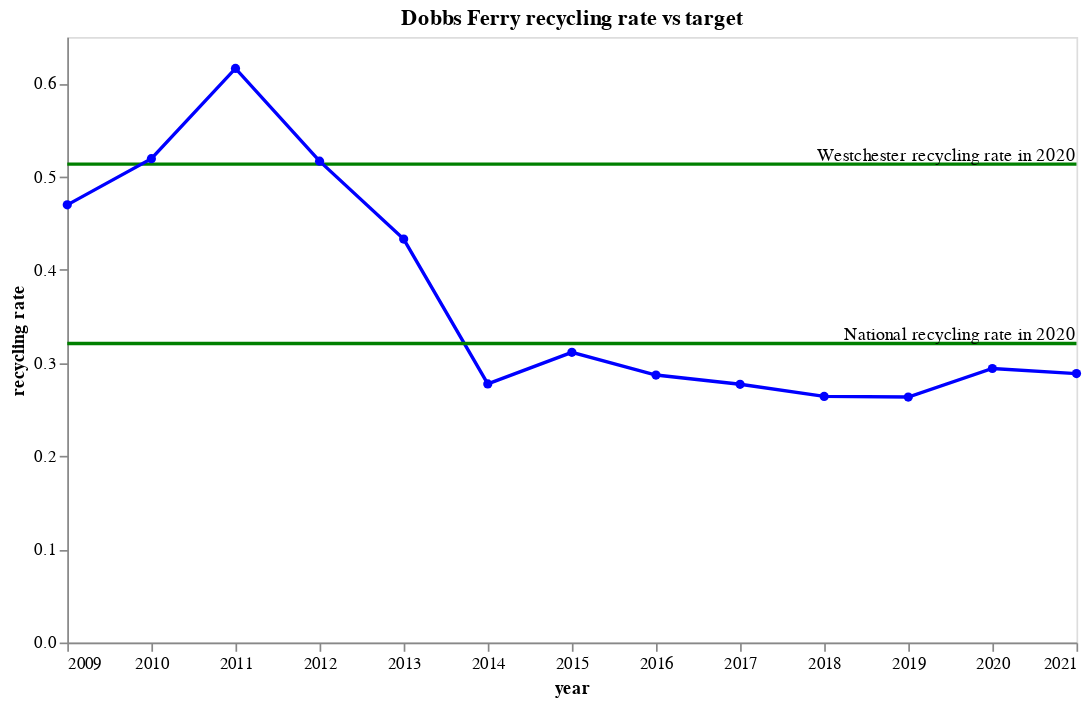

Write notebook code for a chart like this one.
### Markdown cell above
## Rate vs average

> In 2020, the County continued to demonstrate that it’s a regional leader in the field of environmental management by posting a recycling rate of 51.36%, far outpacing the EPA national average of 32.1%.

### Code cell
rate_line = alt.Chart(DF_data).mark_line(color='blue', point=alt.OverlayMarkDef(color="blue")).encode(alt.X('year:Q', scale=alt.Scale(domain=DOMAIN), axis=alt.Axis(format=".0f")), y=RECYCLING_RATE)
goal_line = plot_horizontal_with_label(0.5136, DOMAIN, "Westchester recycling rate in 2020")
goal_line2 = plot_horizontal_with_label(0.321, DOMAIN, "National recycling rate in 2020")
(goal_line + rate_line + goal_line2).properties(
    title="Dobbs Ferry recycling rate vs target",
    width=600,
    height=360,
)

### Figure 1 — Vega-Lite specification as saved in the notebook (floating-point values rounded to 4 significant figures)
{"config": {"view": {"continuousWidth": 400, "continuousHeight": 300}}, "layer": [{"data": {"name": "empty"}, "mark": {"type": "rule", "color": "green", "size": 2}, "encoding": {"y": {"datum": 0.5136}}}, {"data": {"name": "empty"}, "mark": {"type": "text", "align": "right", "baseline": "bottom"}, "encoding": {"text": {"datum": "Westchester recycling rate in 2020"}, "x": {"datum": 2021, "scale": {"domain": [2009, 2021]}}, "y": {"datum": 0.5136}}}, {"data": {"name": "data-fbdead5a56c314d574fca96ac59d9cbf"}, "mark": {"type": "line", "color": "blue", "point": {"color": "blue"}}, "encoding": {"x": {"axis": {"format": ".0f"}, "field": "year", "scale": {"domain": [2009, 2021]}, "type": "quantitative"}, "y": {"field": "recycling rate", "type": "quantitative"}}}, {"layer": [{"data": {"name": "empty"}, "mark": {"type": "rule", "color": "green", "size": 2}, "encoding": {"y": {"datum": 0.321}}}, {"data": {"name": "empty"}, "mark": {"type": "text", "align": "right", "baseline": "bottom"}, "encoding": {"text": {"datum": "National recycling rate in 2020"}, "x": {"datum": 2021, "scale": {"domain": [2009, 2021]}}, "y": {"datum": 0.321}}}]}], "height": 360, "title": "Dobbs Ferry recycling rate vs target", "width": 600, "$schema": "https://vega.github.io/schema/vega-lite/v4.17.0.json", "datasets": {"empty": [{}], "data-fbdead5a56c314d574fca96ac59d9cbf": [{"year": 2009, "curbside recycling (tons annual)": 1447.0, "organic waste (tons annual)": 2500.0, "bulk metal (tons annual)": 170.0, "e-waste (tons annual)": 25.0, "deposit containers (tons annual)": 110.0, "C&D & sludge (tons annual)": 235.0, "misc recycling (tons annual)": 10.0, "total recycling (tons annual)": 4497.0, "waste (tons annual)": 5075.0, "population": 10850.0, "recycling rate": 0.4698, "waste (pounds per person per day)": 2.56, "waste target (tons annual)": 5868.0}, {"year": 2010, "curbside recycling (tons annual)": 1430.0, "organic waste (tons annual)": 3450.0, "bulk metal (tons annual)": 61.0, "e-waste (tons annual)": 102.0, "deposit containers (tons annual)": 110.0, "C&D & sludge (tons annual)": 500.0, "misc recycling (tons annual)": 10.0, "total recycling (tons annual)": 5663.0, "waste (tons annual)": 5241.0, "population": 10880.0, "recycling rate": 0.5194, "waste (pounds per person per day)": 2.639, "waste target (tons annual)": 5701.0}, {"year": 2011, "curbside recycling (tons annual)": 1376.0, "organic waste (tons annual)": 3750.0, "bulk metal (tons annual)": 50.0, "e-waste (tons annual)": 37.0, "deposit containers (tons annual)": 110.0, "C&D & sludge (tons annual)": 3200.0, "misc recycling (tons annual)": 10.0, "total recycling (tons annual)": 8533.0, "waste (tons annual)": 5313.0, "population": 10960.0, "recycling rate": 0.6163, "waste (pounds per person per day)": 2.655, "waste target (tons annual)": 5533.0}, {"year": 2012, "curbside recycling (tons annual)": 1268.0, "organic waste (tons annual)": 3850.0, "bulk metal (tons annual)": 55.0, "e-waste (tons annual)": 51.0, "deposit containers (tons annual)": 110.0, "C&D & sludge (tons annual)": 299.0, "misc recycling (tons annual)": 5.0, "total recycling (tons annual)": 5638.0, "waste (tons annual)": 5273.0, "population": 10990.0, "recycling rate": 0.5167, "waste (pounds per person per day)": 2.628, "waste target (tons annual)": 5365.0}, {"year": 2013, "curbside recycling (tons annual)": 1270.0, "organic waste (tons annual)": 1020.0, "bulk metal (tons annual)": 50.0, "e-waste (tons annual)": 52.0, "deposit containers (tons annual)": 110.0, "C&D & sludge (tons annual)": 1520.0, "misc recycling (tons annual)": 7.0, "total recycling (tons annual)": 4029.0, "waste (tons annual)": 5274.0, "population": 11060.0, "recycling rate": 0.4331, "waste (pounds per person per day)": 2.611, "waste target (tons annual)": 5198.0}, {"year": 2014, "curbside recycling (tons annual)": 1336.0, "organic waste (tons annual)": 312.0, "bulk metal (tons annual)": 51.0, "e-waste (tons annual)": 59.0, "deposit containers (tons annual)": 110.0, "C&D & sludge (tons annual)": 60.0, "misc recycling (tons annual)": 5.0, "total recycling (tons annual)": 1933.0, "waste (tons annual)": 5030.0, "population": 11100.0, "recycling rate": 0.2776, "waste (pounds per person per day)": 2.482, "waste target (tons annual)": 5030.0}, {"year": 2015, "curbside recycling (tons annual)": 1338.0, "organic waste (tons annual)": 650.0, "bulk metal (tons annual)": 50.0, "e-waste (tons annual)": 41.0, "deposit containers (tons annual)": 146.0, "C&D & sludge (tons annual)": 59.0, "misc recycling (tons annual)": 5.0, "total recycling (tons annual)": 2289.0, "waste (tons annual)": 5060.0, "population": 11130.0, "recycling rate": 0.3115, "waste (pounds per person per day)": 2.489, "waste target (tons annual)": 4862.0}, {"year": 2016, "curbside recycling (tons annual)": 1281.0, "organic waste (tons annual)": 312.0, "bulk metal (tons annual)": 50.0, "e-waste (tons annual)": 50.0, "deposit containers (tons annual)": 146.0, "C&D & sludge (tons annual)": 120.0, "misc recycling (tons annual)": 7.0, "total recycling (tons annual)": 1966.0, "waste (tons annual)": 4881.0, "population": 11090.0, "recycling rate": 0.2871, "waste (pounds per person per day)": 2.409, "waste target (tons annual)": 4695.0}, {"year": 2017, "curbside recycling (tons annual)": 1306.0, "organic waste (tons annual)": 311.0, "bulk metal (tons annual)": 50.0, "e-waste (tons annual)": 39.0, "deposit containers (tons annual)": 146.0, "C&D & sludge (tons annual)": 60.0, "misc recycling (tons annual)": 6.0, "total recycling (tons annual)": 1918.0, "waste (tons annual)": 5001.0, "population": 11150.0, "recycling rate": 0.2772, "waste (pounds per person per day)": 2.457, "waste target (tons annual)": 4527.0}, {"year": 2018, "curbside recycling (tons annual)": 1241.0, "organic waste (tons annual)": 270.0, "bulk metal (tons annual)": 50.0, "e-waste (tons annual)": 34.0, "deposit containers (tons annual)": 146.0, "C&D & sludge (tons annual)": 50.0, "misc recycling (tons annual)": 4.0, "total recycling (tons annual)": 1795.0, "waste (tons annual)": 5000.0, "population": 10980.0, "recycling rate": 0.2642, "waste (pounds per person per day)": 2.493, "waste target (tons annual)": 4359.0}, {"year": 2019, "curbside recycling (tons annual)": 1292.0, "organic waste (tons annual)": 120.0, "bulk metal (tons annual)": 50.0, "e-waste (tons annual)": 31.0, "deposit containers (tons annual)": 146.0, "C&D & sludge (tons annual)": 120.0, "misc recycling (tons annual)": 5.0, "total recycling (tons annual)": 1764.0, "waste (tons annual)": 4930.0, "population": 11030.0, "recycling rate": 0.2635, "waste (pounds per person per day)": 2.448, "waste target (tons annual)": 4192.0}, {"year": 2020, "curbside recycling (tons annual)": 1335.0, "organic waste (tons annual)": 408.0, "bulk metal (tons annual)": 45.0, "e-waste (tons annual)": 27.0, "deposit containers (tons annual)": 146.0, "C&D & sludge (tons annual)": 140.0, "misc recycling (tons annual)": 0.0, "total recycling (tons annual)": 2101.0, "waste (tons annual)": 5042.0, "population": 11550.0, "recycling rate": 0.2941, "waste (pounds per person per day)": 2.39, "waste target (tons annual)": 4024.0}, {"year": 2021, "curbside recycling (tons annual)": 1324.0, "organic waste (tons annual)": 484.0, "bulk metal (tons annual)": 48.0, "e-waste (tons annual)": 27.0, "deposit containers (tons annual)": 143.0, "C&D & sludge (tons annual)": 0.0, "misc recycling (tons annual)": 0.0, "total recycling (tons annual)": 2026.0, "waste (tons annual)": 4991.0, "population": 11460.0, "recycling rate": 0.2887, "waste (pounds per person per day)": 2.386, "waste target (tons annual)": 3856.0}]}}
